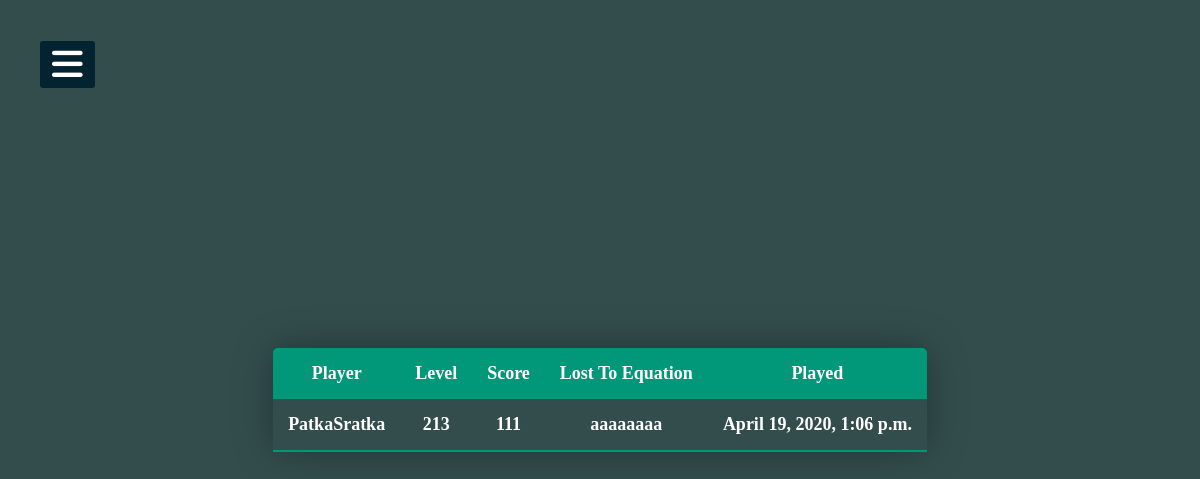
Before: /players with the older database file.
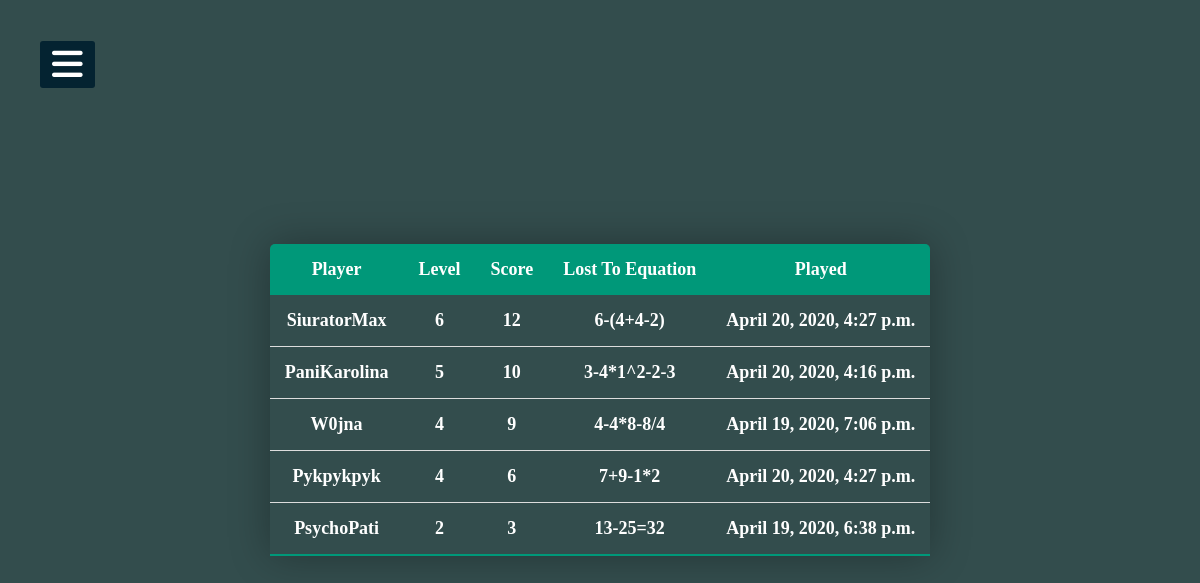
After: the same page with the newer database file.
### falling_equations/models.py (models this page shows, shortened)
class Game(models.Model):
    author = models.ForeignKey(User, on_delete=models.CASCADE)
    level = models.IntegerField()
    score = models.IntegerField()
    last_equation = models.CharField(max_length=63)
    date_played = models.DateTimeField(default=datetime.datetime.today())

### falling_equations/views.py (the view)
# urls.py: path('players', GamesView.as_view(), name='falling-equations-players'),
class GamesView(ListView):
    model = Game
    template_name = 'falling_equations/players.html'
    context_object_name = 'games'
    def get_queryset(self):
        data = []
        users = User.objects.all()
        for user in users:
            games = Game.objects.filter(author=user).order_by('-score')
            if games:
                data.append(games[0])
        data = sorted(data, key=operator.attrgetter("score"), reverse=True)
        if len(data) > 20:
            data = data[:20]
        return data

### falling_equations/templates/falling_equations/players.html
{% extends "falling_equations/layout.html" %}
{% load static %}
{% block css %}
<link rel="stylesheet" type="text/css" href="{% static 'falling_equations/CSS/style.css' %}">
{% endblock css %}
{% block content %}
<table id="playersTable">
    <thead>
        <tr>
            <th>Player</th>
            <th>Level</th>
            <th>Score</th>
            <th>Lost To Equation</th>
            <th>Played</th>
        </tr>
    </thead>
    <tbody>
    {% for record in games %}
        <tr>
            <td>{{ record.author.username }}</td>
            <td>{{ record.level }}</td>
            <td>{{ record.score }}</td>
            <td>{{ record.last_equation }}</td>
            <td>{{ record.date_played }}</td>
        </tr>
    {% endfor %}
    </tbody>
</table>
{% endblock content %}

### falling_equations/templates/falling_equations/layout.html (shortened to what this page needs)
{% load static %}
<!DOCTYPE html>
<html lang="en">
<head>
    <link rel="stylesheet" href="https://stackpath.bootstrapcdn.com/bootstrap/4.4.1/css/bootstrap.min.css"
>
    <link rel="stylesheet" type="text/css" href="{% static 'falling_equations/CSS/layoutStyle.css' %}">
    {% block css %}
    {% endblock css %}
</head>
<body>
    <label for="box">
        <i class="fas fa-bars" id="open"></i>
    </label>
    <div id="content">
        {% block content %}
        {% endblock content %}
    </div>
</body>
</html>

### falling_equations/static/falling_equations/CSS/layoutStyle.css (style rules this page uses)
* { box-sizing: border-box; margin-top: 0; padding: 0; list-style: none; text-decoration: none; }
#content { background-color: #334d4d; color: #fff; display: flex; flex-direction: column; align-items: center; justify-content: center; font-family: Arial, Helvetica, sans-serif; min-height: 100vh; margin-top: -24px; }
label #open,label #cancel { position: fixed; cursor: pointer; }
label #open { left: 40px; top: 25px; font-size: 35px; color: white; background: #042331; border-radius: 3px; padding: 6px 12px; margin-top: 16px; transition: all .5s; }

### falling_equations/static/falling_equations/CSS/style.css (style rules this page uses)
* { box-sizing: border-box; margin-top: 0; padding: 0; list-style: none; text-decoration: none; }
#content { background-color: #334d4d; color: #fff; display: flex; flex-direction: column; align-items: center; justify-content: center; font-family: Arial, Helvetica, sans-serif; min-height: 100vh; margin-top: -24px; }
label #open,label #cancel { position: fixed; cursor: pointer; }
label #open { left: 40px; top: 25px; font-size: 35px; color: white; background: #042331; border-radius: 3px; padding: 6px 12px; margin-top: 16px; transition: all .5s; }
#playersTable { border-collapse: collapse; margin: 25px 0; font-size: 0.9em; min-width: 400px; border-radius: 5px 5px 0 0; overflow: hidden; box-shadow: 0 0 40px rgba(0, 0, 0, 0.3); text-align: center; font-size: 18px; font-family: 'Shadows Into Light', cursive; font-weight: bold; }
#playersTable thead tr { background-color: #009879; color: #ffffff; font-weight: bold; }
#playersTable th, #playersTable td { padding: 12px 15px; }
#playersTable tbody tr { border-bottom: 1px solid #dddddd; }
#playersTable tbody tr:last-of-type { border-bottom: 2px solid #009879; }

Changed rows visible on the page:
removed Game: author.username "PatkaSratka", level "213", score "111", last_equation "aaaaaaaa", date_played "April 19, 2020, 1:06 p.m."
added Game: author.username "SiuratorMax", level "6", score "12", last_equation "6-(4+4-2)", date_played "April 20, 2020, 4:27 p.m."
added Game: author.username "PaniKarolina", level "5", score "10", last_equation "3-4*1^2-2-3", date_played "April 20, 2020, 4:16 p.m."
added Game: author.username "W0jna", level "4", score "9", last_equation "4-4*8-8/4", date_played "April 19, 2020, 7:06 p.m."
added Game: author.username "Pykpykpyk", level "4", score "6", last_equation "7+9-1*2", date_played "April 20, 2020, 4:27 p.m."
added Game: author.username "PsychoPati", level "2", score "3", last_equation "13-25=32", date_played "April 19, 2020, 6:38 p.m."
